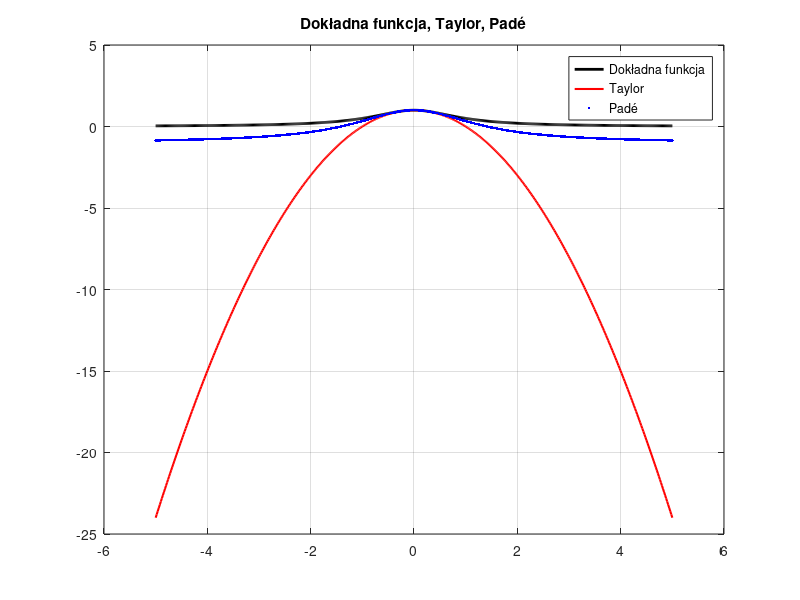

The MATLAB source for this figure:
% Przybliżenie Padégo dla funkcji f(x) = (1 + x^2)^(-1)

clc; clear; close all;


f = @(x) 1 ./ (1 + x.^2);

x = linspace(-5, 5, 500);% x

% Obliczanie dokładnej funkcji
exact_f = f(x);

% 1. Rozwinięcie Taylora wokół x = 0 f(x)= f'(0)+ (x-a)^2/n! * f(kolejna
% pochodna)
% Taylor dla f(x) = (1 + x^2)^(-1): f(x) = 1 - x^2 + x^4 +.. itd.
 taylor_f = @(x) 1 - x.^2 ;


% postać padégo : f(x) = (a0 + a1*x^2) / (1 + b1*x^2)
% Dopasowanie współczynników z rozwinięcia Taylora
a0 = 1; % pierwszy wyraz Taylora
a1 = -0.5; % współczynnik x^2 w liczniku
b1 = 0.5; % współczynnik x^2 w mianowniku

pade_f = @(x) (a0 + a1 * x.^2) ./ (1 + b1 * x.^2);

% Obliczanie wartości przybliżeń
taylor_approx = taylor_f(x);
pade_approx = pade_f(x);

% Wykres porównawczy
figure;
plot(x, exact_f, 'k', 'LineWidth', 2); 
hold on;
plot(x, taylor_approx, 'r', 'LineWidth', 1.5);
plot(x, pade_approx, 'b.', 'LineWidth', 1.5);
grid on;
legend('Dokładna funkcja', 'Taylor ', 'Padé ', 'Location', 'Best');
title(' Dokładna funkcja, Taylor, Padé ');
